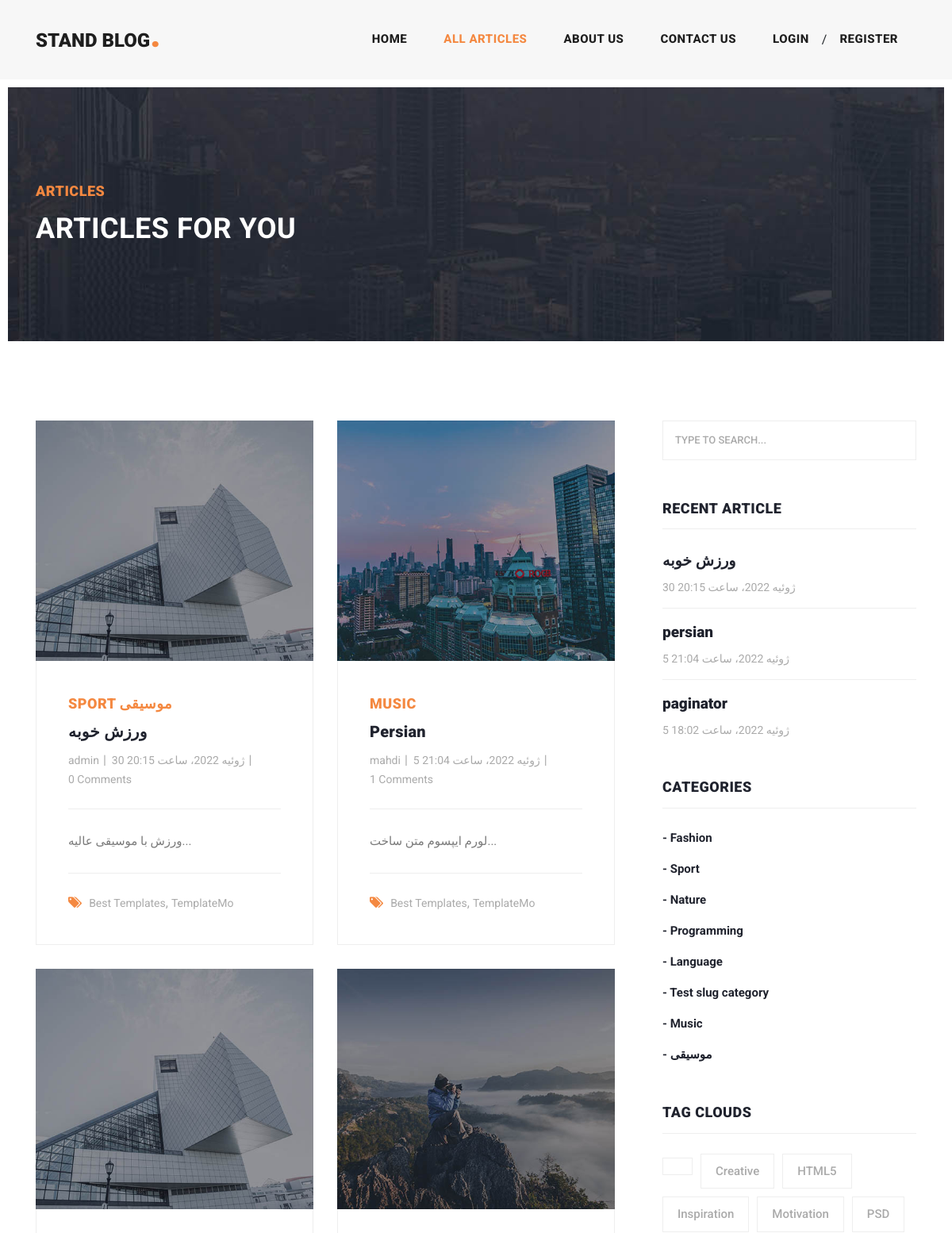
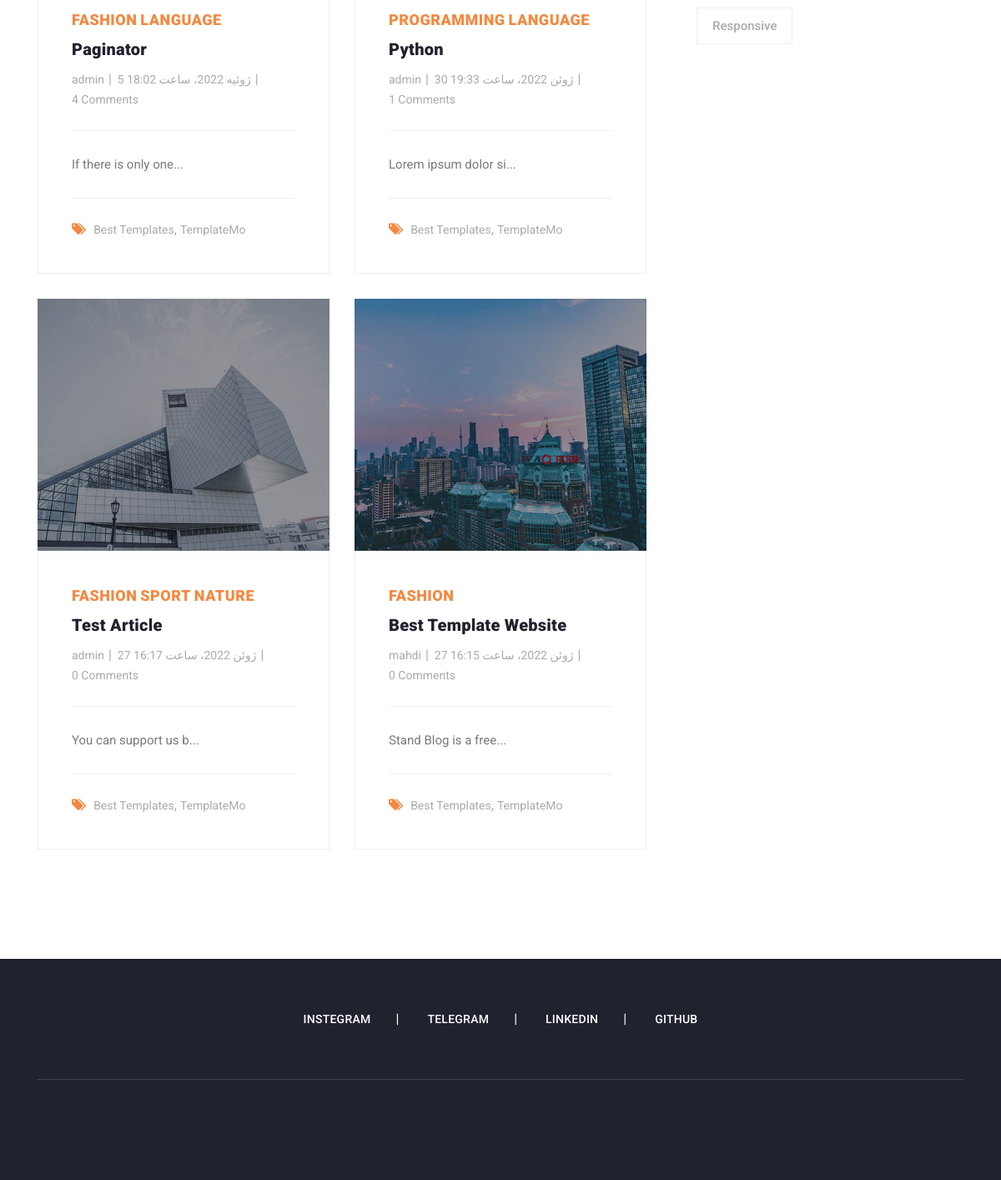
The page /articles/list on the database its author committed (2 pictures, top to bottom).
### blog_app/models.py (models this page shows, shortened)
class Article(models.Model):
    Author = models.ForeignKey(User, on_delete=models.CASCADE, verbose_name='نویسنده')
    Category = models.ManyToManyField(Category, related_name="articles", verbose_name='دسته بندی')
    Title = models.CharField(max_length=70, unique=True, verbose_name='عنوان')
    Body = models.TextField(verbose_name='متن مقاله')
    Image = models.ImageField(upload_to="image/article", verbose_name='تصویر')
    Created = models.DateTimeField(auto_now_add=True)
    Updated = models.DateTimeField(auto_now=True)
    Release_Status = models.BooleanField(default=False, verbose_name='وضعیت انتشار')
    slug = models.SlugField(blank=True, unique=True, editable=False, allow_unicode=True)
    objects = ArticleManager()
    def get_absolute_url(self):
        return reverse('blog:article_detail',
                       kwargs={'slug': self.slug})
    class Meta:
        ordering = ('-Created',)
        verbose_name = ('مقاله')
        verbose_name_plural = ('مقالات')
    def body_object(self):
        return f"{self.Body[:15]}..."
    body_object.short_description = 'متن مقاله'

class Category(models.Model):
    name = models.CharField(max_length=100, unique=True, verbose_name='عنوان')
    created = models.DateTimeField(auto_now_add=True)
    slug = models.SlugField(blank=True, unique=True, editable=False, allow_unicode=True)
    def get_absolute_url(self):
        return reverse('blog:category_detail',
                       kwargs={'slug': self.slug})
    def __str__(self):
        return f"{self.name}"
    class Meta:
        verbose_name = ('دسته بندی')
        verbose_name_plural = ('دسته بندی ها')

### home_app/models.py (models this page shows, shortened)
class Footer(models.Model):
    name = models.CharField(max_length=80, verbose_name='نام')
    link = models.URLField(verbose_name="لینک")
    class Meta:
        verbose_name = ('اطلاعات فوتر')
        verbose_name_plural = ('اطلاعات فوتر')

### blog_app/views.py (the view)
# urls.py: path('list', views.articles_list, name="articles_list"),
def articles_list(request):
    articles = Article.objects.filter(Release_Status=True)
    page_number = request.GET.get('page')
    paginator = Paginator(articles, 6)
    try:
        object_list = paginator.get_page(page_number)
    except PageNotAnInteger:
        object_list = paginator.page(1)
    except EmptyPage:
        object_list = paginator.page(paginator.num_pages)
    return render(request, "blog_app/articles_list.html", {'articles': object_list})

### account/templatetags/filters.py (called while the page is built)
@register.filter
def counter(value):
    return value.count()

### context_processors/context_processors.py (called while the page is built)
def recent(request):
    footer = Footer.objects.all()
    recent = Article.objects.filter(Release_Status=True).order_by('-Created')[:3]
    return {'recent': recent, 'footer': footer}

def categories(request):
    categories = Category.objects.all()
    return {'categories': categories}

### blog_app/templates/blog_app/articles_list.html (shortened to what this page needs)
{% extends 'base.html' %}
{% load static %}
{% load filters %}
{% block content %}
    <div class="heading-page header-text">
        <section class="page-heading">
            <div class="container">
                <div class="row">
                    <div class="col-lg-12">
                        <div class="text-content">
                            <h4>Articles</h4>
                            <h2>Articles For You</h2>
                        </div>
                    </div>
                </div>
            </div>
        </section>
    </div>
    <section class="blog-posts grid-system">
        <div class="container">
            <div class="row">
                <div class="col-lg-8">
                    <div class="all-blog-posts">
                        <div class="row">
                            {% for article in articles %}
                                <div class="col-lg-6">
                                    <div class="blog-post">
                                        <div class="blog-thumb">
                                            <img src="{{ article.Image.url }}" alt="">
                                        </div>
                                        <div class="down-content">
                                            {% for item in article.Category.all %}
                                                <a href="{{ item.get_absolute_url }}"><span>{{ item }}</span></a>
                                            {% endfor %}
                                            <a href="{{ article.get_absolute_url }}"><h4>{{ article.Title }}</h4></a>
                                            <ul class="post-info">
                                                <li><a>{{ article.Author }}</a></li>
                                                <li><a>{{ article.Created }}</a></li>
                                                <li><a >{{ article.comments|counter }} Comments</a></li>
                                            </ul>
                                            <p>{{ article.Body|slice:":20" }}...</p>
                                            <div class="post-options">
                                                <div class="row">
                                                    <div class="col-lg-12">
                                                        <ul class="post-tags">
                                                            <li><i class="fa fa-tags"></i></li>
                                                            <li><a href="#">Best Templates</a>,</li>
                                                            <li><a href="#">TemplateMo</a></li>
                                                        </ul>
                                                    </div>
                                                </div>
                                            </div>
                                        </div>
                                    </div>
                                </div>
                            {% endfor %}
                            <div class="col-lg-12">
                            </div>
                        </div>
                    </div>
                </div>
                {% include "includes/sidebar.html" %}
            </div>
        </div>
    </section>
{% endblock %}

### templates/includes/sidebar.html
<div class="col-lg-4">
    <div class="sidebar">
        <div class="row">
            <div class="col-lg-12">
                <div class="sidebar-item search">
                    <form id="search_form" name="gs" method="GET" action="{% url 'blog:search_article' %}">
                        <input type="text" name="q" class="searchText" placeholder="type to search..."
                               autocomplete="on">
                    </form>
                </div>
            </div>
            <div class="col-lg-12">
                <div class="sidebar-item recent-posts">
                    <div class="sidebar-heading">
                        <h2>Recent Article</h2>
                    </div>
                    <div class="content">
                        <ul>
                            {% for article in recent %}
                                <li><a href="{{ article.get_absolute_url }}">
                                    <h5>{{ article.Title }}</h5>
                                    <span>{{ article.Created }}</span>
                                </a></li>
                            {% endfor %}
                        </ul>
                    </div>
                </div>
            </div>
            <div class="col-lg-12">
                <div class="sidebar-item categories">
                    <div class="sidebar-heading">
                        <h2>Categories</h2>
                    </div>
                    <div class="content">
                        <ul>
                            {% for category in categories %}
                                <li><a href="{% url "blog:category_detail" category.slug %}"> - {{ category.name }}</a>
                                </li>
                            {% endfor %}
                        </ul>
                    </div>
                </div>
            </div>
            <div class="col-lg-12">
                <div class="sidebar-item tags">
                    <div class="sidebar-heading">
                        <h2>Tag Clouds</h2>
                    </div>
                    <div class="content">
                        <ul>
                            <li><a href="#">{{ counter.counter }}</a></li>
                            <li><a href="#">Creative</a></li>
                            <li><a href="#">HTML5</a></li>
                            <li><a href="#">Inspiration</a></li>
                            <li><a href="#">Motivation</a></li>
                            <li><a href="#">PSD</a></li>
                            <li><a href="#">Responsive</a></li>
                        </ul>
                    </div>
                </div>
            </div>
        </div>
    </div>
</div>

### templates/includes/footer.html
<footer>
    <div class="container">
        <div class="row">
            <div class="col-lg-12">
                <ul class="social-icons">
                    {% for item in footer %}
                        <li><a href="{{ item.link }}">{{ item.name }}</a></li>
                    {% endfor %}
                </ul>
            </div>
</footer>

### rows shown on the page
Article: Image (picture), Title "ورزش خوبه", Author "admin", Created "30 ژوئیه 2022، ساعت 20:15", comments|counter "0", Body "ورزش با موسیقی عالیه"
Category: name "SPORT", name "Sport"
Category: name "موسیقی"
Article: Image (picture), Title "Persian", Author "mahdi", Created "5 ژوئیه 2022، ساعت 21:04", comments|counter "1", Body "لورم ایپسوم متن ساخت", Title "persian"
Category: name "MUSIC", name "Music"
Article: Image (picture), Title "Paginator", Author "admin", Created "5 ژوئیه 2022، ساعت 18:02", comments|counter "4", Body "If there is only one", Title "paginator"
Category: name "FASHION", name "Fashion"
Category: name "LANGUAGE", name "Language"
Article: Image (picture), Title "Python", Author "admin", Created "30 ژوئن 2022، ساعت 19:33", comments|counter "1", Body "Lorem ipsum dolor si"
Category: name "PROGRAMMING", name "Programming"
Article: Image (picture), Title "Test Article", Author "admin", Created "27 ژوئن 2022، ساعت 16:17", comments|counter "0", Body "You can support us b"
Category: name "NATURE", name "Nature"
Article: Image (picture), Title "Best Template Website", Author "mahdi", Created "27 ژوئن 2022، ساعت 16:15", comments|counter "0", Body "Stand Blog is a free"
Category: name "Test slug category"
Footer: name "INSTEGRAM"
Footer: name "TELEGRAM"
Footer: name "LINKEDIN"
Footer: name "GITHUB"
